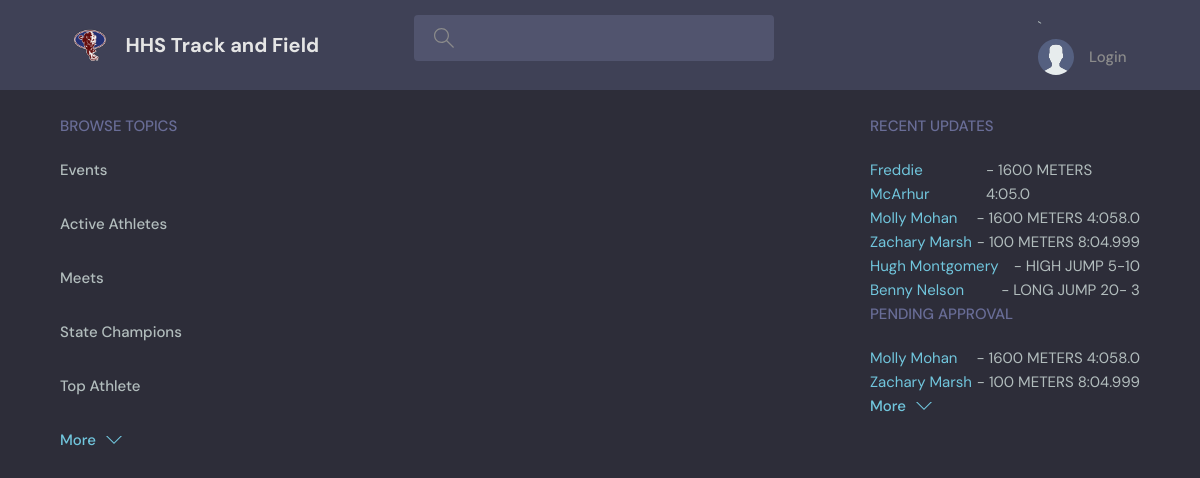
Before: / with the older database file.
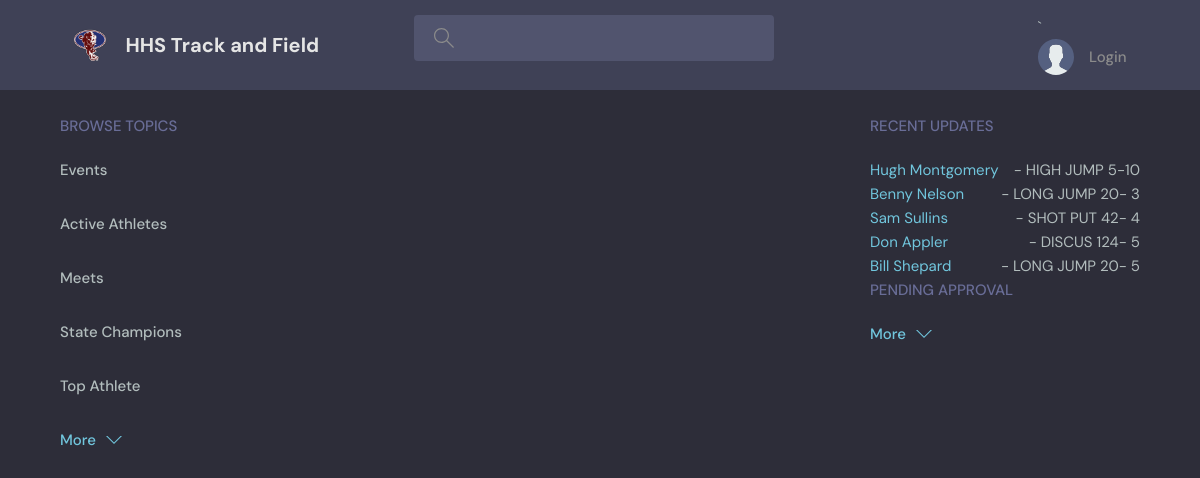
After: the same page with the newer database file.
### base/models.py (models this page shows, shortened)
class Performance(models.Model):
    EventID = models.ForeignKey(Event, on_delete=models.SET_NULL,null=True)
    Mark = models.CharField(max_length=200, null=True)
    MarkRawLarge = models.IntegerField()
    MarkRawSmall = models.DecimalField(decimal_places=3,max_digits=20)
    MeetID = models.ForeignKey(Meet, on_delete=models.SET_NULL,null=True)
    PerformanceNote = models.CharField(max_length=10,null=True,blank=True)
    CY = models.IntegerField(null=True)
    EventDate = models.DateField(null=True)
    Notes = models.TextField(null = True,blank=True)
    Archive = models.BooleanField()
    StateChamp = models.BooleanField(null=True)
    AthleteID = models.ManyToManyField(Athlete)
    Confirmed = models.BooleanField(null=False,default=False)
    Locked = models.BooleanField(null=False,default=False)
    updated = models.DateTimeField(auto_now=True)
    created = models.DateTimeField(auto_now_add=True)

class Athlete(models.Model):
    Graduation = models.IntegerField()
    Athlete = models.CharField(max_length=200, null=True)
    Male = models.BooleanField()
    Active = models.BooleanField()
    First = models.CharField(max_length=200, blank=True)
    Last = models.CharField(max_length=200, blank=True)
    updated = models.DateTimeField(auto_now=True)
    created = models.DateTimeField(auto_now_add=True)
    def __str__(self):
        return self.Athlete

class Event(models.Model):
    EventName = models.CharField(max_length=200, null=True)
    FieldEvent = models.BooleanField()
    Current = models.BooleanField()
    Relay = models.BooleanField()
    Order = models.IntegerField()
    MeasurementSystem = models.CharField(max_length=20)
    updated = models.DateTimeField(auto_now=True)
    created = models.DateTimeField(auto_now_add=True)

### base/views.py (the view)
# urls.py: path('', views.home, name="home"),
def home(request):
    q = request.GET.get('q') if request.GET.get('q') != None else ''
    qr = request.GET.get('qr') if request.GET.get('qr') != None else ''
    if qr != '':
        active_athletes = Athlete.objects.filter(Athlete__icontains=qr).order_by('Athlete')
        mobilemode = "ActiveAthletes"
    else:
        active_athletes = Athlete.objects.filter(Active=1).order_by('Athlete')
        mobilemode = ''
    TopAllEvents()
    meets = Meet.objects.all()
    events = Event.objects.all()
    performance_newest_first = Performance.objects.order_by('-updated')[0:5]
    performance_needapproval = Performance.objects.filter(Confirmed=0).order_by('-updated')[0:5]
    events_field = Event.objects.filter(FieldEvent=1,Current=1).order_by('EventName')
    events_run = Event.objects.filter(FieldEvent=0,Current=1).order_by('EventName')
    statechamps =  Performance.objects.filter(StateChamp=1)
    leaderboardathletes = TopAllEvents()
    context = {'events_run':events_run,'events_field':events_field,'active_athletes':active_athletes,
                    'performance_newest_first':performance_newest_first,'performance_needapproval':performance_needapproval,
                    'leaderboardathletes':leaderboardathletes,
                    'statechamps':statechamps,'meets':meets,'events':events,'q':q,'qr':qr,'mobilemode':mobilemode}
    if request.method == 'POST':
        print("Post")
    return render(request, 'base/home.html',context )

### base/views.py (called while the page is built)
def TopAllEvents():
    performancesmen = Performance.objects.filter(id=OuterRef('pk'),AthleteID__Male=False).values('EventID').annotate(topMark=Max('MarkRawLarge')).order_by()
    performancesmen = Performance.objects.filter(AthleteID__Male=False).values('EventID').annotate(topMark=Max('MarkRawLarge')).order_by()
    print("Test",performancesmen)
    return performancesmen

### base/templates/base/home.html (shortened to what this page needs)
{% extends 'main.html' %}
{% block content %}
    <main class="layout layout--3">
      <div class="container">
        {% include 'base/leftmenu.html' %}
      <div class="roomList">
      </div>
        {% include 'base/recentperformance_component.html' %}
      </div>
    </main>
{% endblock content %}

### base/templates/base/recentperformance_component.html
<div class="topics">
    <div class="topics__header">
      <h2>Recent Updates</h2>
    </div>
    <ul class="topics__list">
      {% for performance in performance_newest_first %}
      <div class="roomListRoom__header">
        <a href="{% url 'update-performance' performance.id %}">{{ performance.AthleteID.all|join:", " }}</a> - {{performance.EventID.EventName }} {{ performance.Mark }}
      </div>
      {% endfor %}
    </ul>
    <div class="topics__header">
      <h2>Pending Approval</h2>
    </div>
    <ul class="topics__list">
      {% for performance in performance_needapproval %}
      <div class="roomListRoom__header">
        <a href="{% url 'update-performance' performance.id %}">{{ performance.AthleteID.all|join:", " }}</a> - {{performance.EventID.EventName }} {{ performance.Mark }}
      </div>
      {% endfor %}
    </ul>
    <a class="btn btn--link" href="">
      More
      <svg version="1.1" xmlns="http://www.w3.org/2000/svg" width="32" height="32" viewBox="0 0 32 32">
        <title>chevron-down</title>
        <path d="M16 21l-13-13h-3l16 16 16-16h-3l-13 13z"></path>
      </svg>
    </a>
  </div>

Changed rows visible on the page:
removed Performance: AthleteID.all "Freddie McArhur", EventID.EventName "1600 METERS", Mark "4:05.0", shown under "RECENT UPDATES"
removed Performance: AthleteID.all "Molly Mohan", EventID.EventName "1600 METERS", Mark "4:058.0"
removed Performance: AthleteID.all "Zachary Marsh", EventID.EventName "100 METERS", Mark "8:04.999"
now on this page (row unchanged): Performance: AthleteID.all "Sam Sullins", EventID.EventName "SHOT PUT", Mark "42- 4", shown under "RECENT UPDATES"
now on this page (row unchanged): Performance: AthleteID.all "Don Appler", EventID.EventName "DISCUS", Mark "124- 5", shown under "RECENT UPDATES"
now on this page (row unchanged): Performance: AthleteID.all "Bill Shepard", EventID.EventName "LONG JUMP", Mark "20- 5", shown under "RECENT UPDATES"
